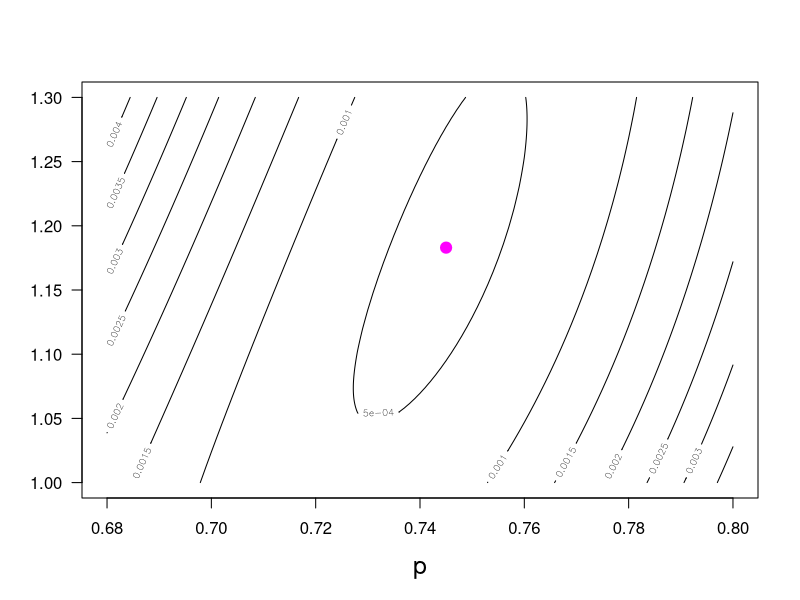

This chart was generated by the following R code: (Note: this script raises an error after producing the figure.)
print('file: BayesianHypBayarriEst.R')
# Bayarri et al. (2008): formulate as estimation problem: least squares
x = 0:3
y = c(81,9,7,1) # observed frequencies
n = sum(y)
y = y/n # relative frequencies
pa = seq(0.68,0.8,0.001) # trial values for p
Lambdaa = seq(1,1.3,0.001) # trial values for lambda
Lp = length(pa); LL = length(Lambdaa)
M = matrix(data=NA,nrow=Lp,ncol=LL)
library(VGAM)
for(i in 1:Lp) {
  for(j in 1:LL) {
    p = pa[i]; Lambda = Lambdaa[j]
    ypred = dzipois(x,Lambda,p)
    M[i,j] = sum((ypred-y)^2)
  }
}
out = which(M == min(M),arr.ind=TRUE)
popt = pa[out[1]]
Lopt = Lambdaa[out[2]]
Mmin = M[out[1],out[2]]
pPredicted = dzipois(x,Lopt,popt) 
print(c(popt,'optimal p'))
print(c(Lopt,'optimal lambda'))
print(c(Mmin,'minimal sum of squares'))
sflag = 1
if (sflag == 1) {
  # png('PoissonZIPleastSquares191116.png',width=16,height=16,units='cm',res=300)
  contour(pa,Lambdaa,M,xlab='p',ylab=NA,las=1,cex.lab=1.5)
  points(popt,Lopt,col='magenta',lwd=6,cex=0.8)
  title(ylab=TeX('$\\lambda$'),line=2.7,cex.lab=1.5)
  text(0.722,1.05,bquote(~p == .(popt)),col='magenta',pos=4,cex=1.5)
  text(0.731,1.15,bquote(~lambda[opt] == .(Lopt)),col='magenta',pos=4,cex=1.5)
  # dev.off()
}
